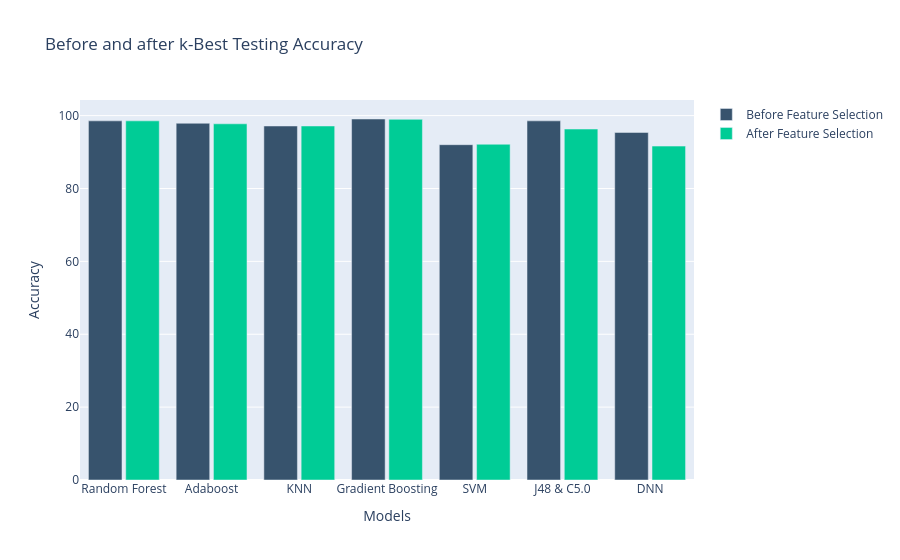

Notebook cell for this chart:
### Markdown cell above
### **Graph**

### Code cell
import plotly.graph_objects as go

# Data for Before Feature Selection
models = ['Random Forest', 'Adaboost', 'KNN', 'Gradient Boosting', 'SVM','J48 & C5.0', 'DNN']
accuracy_before = [acc_rf1*100, acc_adb1*100,acc_knn1*100, acc_gbc1*100, acc_svm1*100, acc_dt1*100, acc_dnn1*100]

# Data for After Feature Selection
accuracy_after = [acc_rf_k1*100, acc_adb_k1*100,acc_knn_k1*100, acc_gbc_k1*100, acc_svm_k1*100, acc_dt_k1*100, acc_dnn_k1*100]

# Create the side-by-side bar chart
fig = go.Figure()
fig.add_trace(go.Bar(
    x=models,
    y=accuracy_before,
    name='Before Feature Selection',
    marker_color='rgb(55, 83, 109)',
    offsetgroup=0
))

fig.add_trace(go.Bar(
    x=models,
    y=accuracy_after,
    name='After Feature Selection',
    marker_color='rgb(0, 204, 150)',
    offsetgroup=2
))

# Set the layout
fig.update_layout(
    title='Before and after k-Best Testing Accuracy ',
    xaxis_title='Models',
    yaxis_title='Accuracy',
    barmode='group',
    bargap=0.15,  # Gap between bars of adjacent location coordinates.
    bargroupgap=0.1  # Gap between bars of the same location coordinate.
)

# Show the plot
fig.show()

### Figure 1 — Plotly figure (JSON) as saved in the notebook; plotly's stock layout.template omitted (floating-point values rounded to 4 significant figures)
{"data": [{"marker": {"color": "rgb(55, 83, 109)"}, "name": "Before Feature Selection", "offsetgroup": "0", "type": "bar", "x": ["Random Forest", "Adaboost", "KNN", "Gradient Boosting", "SVM", "J48 & C5.0", "DNN"], "y": [98.56, 97.9, 97.15, 99.07, 92.02, 98.56, 95.38]}, {"marker": {"color": "rgb(0, 204, 150)"}, "name": "After Feature Selection", "offsetgroup": "2", "type": "bar", "x": ["Random Forest", "Adaboost", "KNN", "Gradient Boosting", "SVM", "J48 & C5.0", "DNN"], "y": [98.56, 97.75, 97.15, 98.98, 92.14, 96.31, 91.63]}], "layout": {"bargap": 0.15, "bargroupgap": 0.1, "barmode": "group", "title": {"text": "Before and after k-Best Testing Accuracy "}, "xaxis": {"title": {"text": "Models"}}, "yaxis": {"title": {"text": "Accuracy"}}}}
